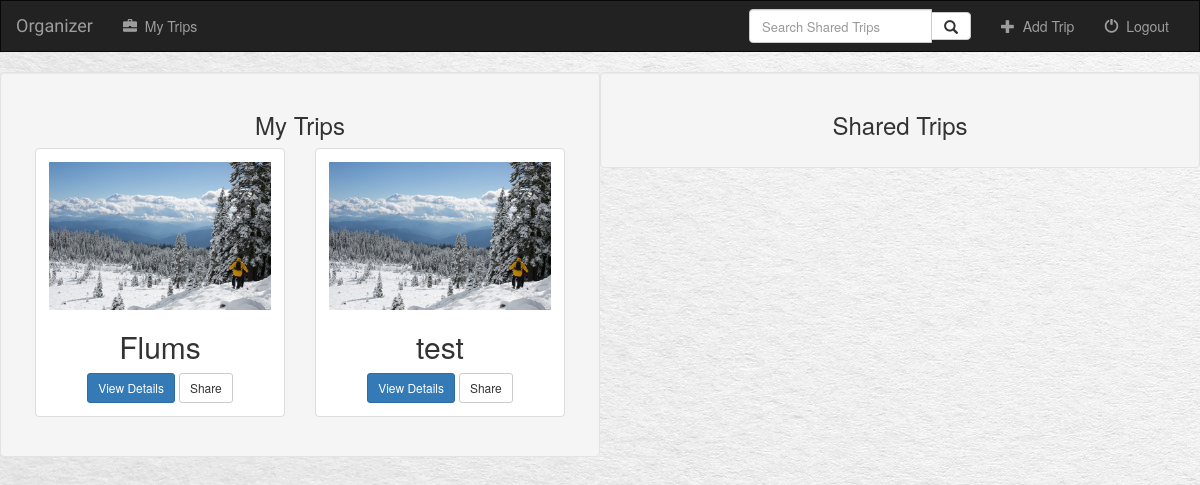
Before: /organizer/ (signed in) with the older database file.
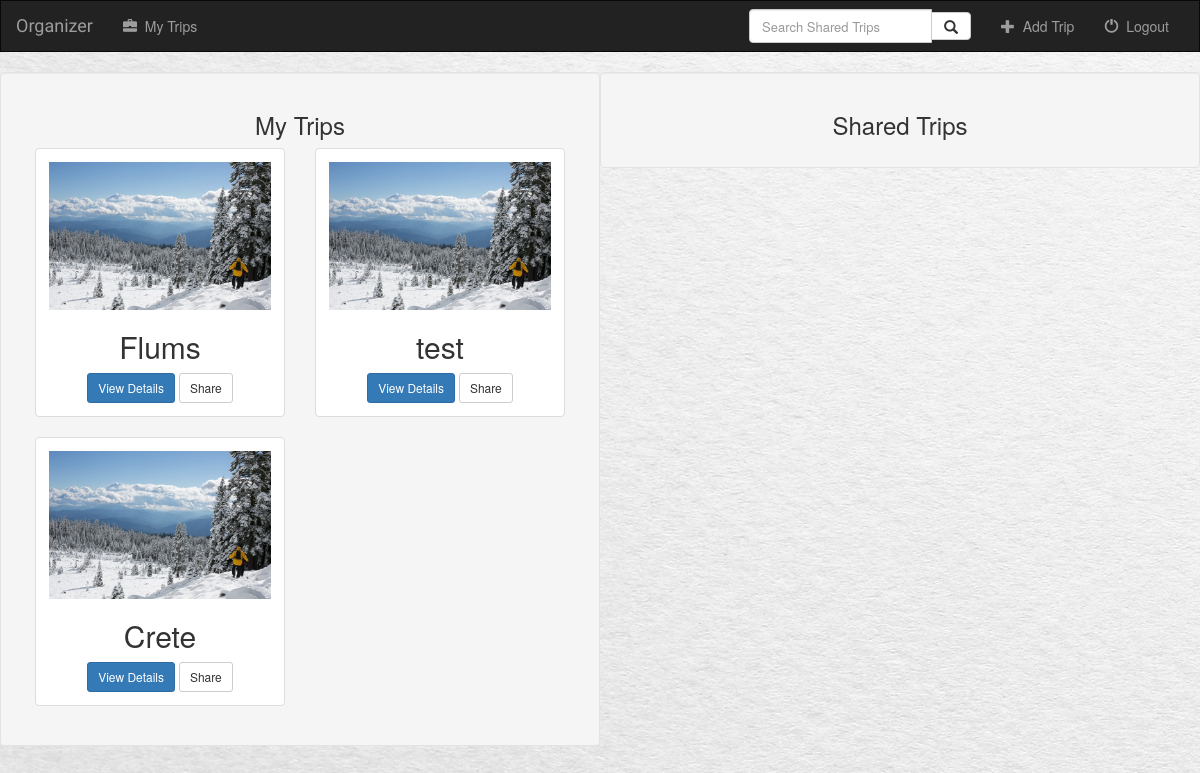
After: the same page with the newer database file.
### organizer/models.py (models this page shows, shortened)
class NewTrip(models.Model):
	user = models.ForeignKey(User, default=1)
	shared = models.BooleanField(default=False)
	destination = models.CharField(max_length=200)
	startDate = models.DateField(null=True, blank=True)
	endDate = models.DateField(null=True, blank=True)
	trip_picture = models.ImageField(null=True, blank=True)
	trip_type = models.ForeignKey(TripType, default=DEFAULT_TRIP_TYPE, on_delete=models.SET_DEFAULT, blank=True)

### organizer/views.py (the view)
def index(request):
	if not request.user.is_authenticated():
		all_shared_trips = NewTrip.objects.filter(shared=True)
		if request.method == "GET":
			query = request.GET.get('q')
			if query:
				return render(request, 'organizer/index.html', search(all_shared_trips, query) )
		return render(request, 'organizer/index.html', context )
	else:
		all_shared_trips = NewTrip.objects.filter(shared=True)
		context = {}
		if request.method == "GET":
			query = request.GET.get('q')
			if query:
				context = search(all_shared_trips, query)
				print(context)
		all_trips = Trip.objects.filter(user=request.user)
		new_form_trips = NewTrip.objects.filter(user=request.user)
		loged_user = request.user
		context['all_trips'] = new_form_trips
		context['loged_user'] = loged_user
		if not loged_user.is_active:
			activate_key = ActivationKey.objects.get(user_id=loged_user.id)
			url="http://localhost:8000/organizer/activate/"+activate_key.key
			context['activate'] = url
		return render(request, 'organizer/index.html', context)

### organizer/templates/organizer/index.html (shortened to what this page needs)
{% extends 'organizer/base.html'%}
{% load staticfiles %}
{% block body %}
	{% if not loged_user %}
		<div class="col-sm-6 well">
		<h3>Shared Trips2</h3>
		<div class="shared">
			{% include 'organizer/index_items.html' %}
		</div>
	{% else %}
			<div class="col-xs-12 col-sm-6 well">
			{% if all_trips %}
				<h3>My Trips</h3>
				{% for trip in all_trips %}
					<div class="col-sm-12 col-md-6">
						<div class="thumbnail">
							<div class="caption">
							<a href="{% url 'organizer:detail' trip.id %}">
							{% if trip.trip_picture %}
                            <img src="{{ trip.trip_picture.url }}" class="img-responsive">
							{% else %}
							<img src="{% static 'organizer/image/ski.jpg' %}" class="img-responsive">
							{% endif %}
							</a>
								<h2>{{ trip.destination }}</h2>
								<a href="{% url 'organizer:detail' trip.id %}" class="btn btn-primary btn-sm" role="button">View Details</a>
								<a href="{% url 'organizer:share' trip.id %}" class="btn btn-default btn-sm btn-share" role="button">
									Share
								</a>
							</div>
						</div>
					</div>
				{% endfor %}
			{% else %}
				<h3> You Dont Have Any Trips Yet</h3>
			{% endif %}
			</div>
			<div class="col-xs-12 col-sm-6 well">
				<h3>Shared Trips</h3>
			</div>
		{% endif %}
{% endblock %}

### organizer/templates/organizer/base.html (shortened to what this page needs)
<!doctype>
<html>
	<head>
	{% load staticfiles %}
	<link rel="stylesheet" type="text/css" href="https://maxcdn.bootstrapcdn.com/bootstrap/3.3.7/css/bootstrap.min.css"/>
	<link rel="stylesheet" href="https://unpkg.com/leaflet@1.0.0-rc.3/dist/leaflet.css" />
	<link rel="stylesheet" type="text/css" href="{% static 'organizer/style.css' %}" />
	<link href="http://code.jquery.com/ui/1.10.4/themes/ui-lightness/jquery-ui.css" rel="stylesheet">
	</head>
<body>
	<nav class="navbar navbar-inverse">
		<div class="container-fluid">
			<div class="navbar-header">
				<a class="navbar-brand" href="{% url 'organizer:index' %}">Organizer</a>
			</div>
			<div class="collapse navbar-collapse" id="topNavBar">
			{% if loged_user %}
				<ul class="nav navbar-nav">
					<li class="">
						<a href="{% url 'organizer:index' %}">
							<span class="glyphicon glyphicon-briefcase" area-hidden="true"></span>&nbsp;
							My Trips
						</a>
					</li>
				</ul>
				<ul class="nav navbar-nav navbar-right" >
					<li>
						{% include 'organizer/search.html' %}
					</li>
					<li class="">
						<a href=" {% url 'organizer:create_trip' %} ">
							<span class="glyphicon glyphicon-plus" area-hidden="true"></span>&nbsp;
							Add Trip
						</a>
					</li>
					<li class="">
						<a href=" {% url 'organizer:logout_user' %} ">
							<span class="glyphicon glyphicon-off" area-hidden="true"></span>&nbsp;
							Logout
						</a>
					</li>
				</ul>
			{% endif %}
			</div>
		</div>
	</nav>
	{% block body%}
	{% endblock%}
</body>
</html>

### organizer/templates/organizer/search.html
<form class="navbar-form" role="search" action="{% url 'organizer:index' %}">
	<div class="input-group">
		{% if search_value %}
			<input type="text" class="form-control" value="{{search_value}}" name="q">
		{% else %}
			<input type="text" class="form-control" placeholder="Search Shared Trips" name="q">
		{% endif %}
		<div class="input-group-btn">
			<button class="btn btn-default" type="submit"><i class="glyphicon glyphicon-search"></i></button>
		</div>
	</div>
</form>

### organizer/templates/organizer/index_items.html (shortened to what this page needs)
{% load staticfiles %}

### organizer/static/organizer/style.css (style rules this page uses)
body { background: white url("image/paper_background.jpg"); padding-bottom: 20px; }
.navbar { border-radius: 0px; }
.navbar-brand { font-family: 'Courgette', coursive; }
.form-control { font-size: 13px; }
label, div { display: block; text-align: center; line-height: 150%; }

Changed rows visible on the page:
added NewTrip: destination "Crete"
